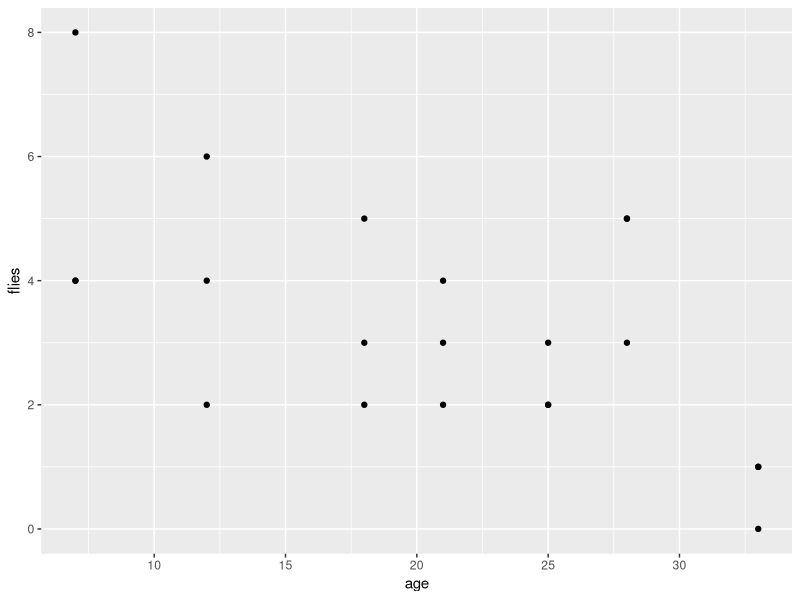
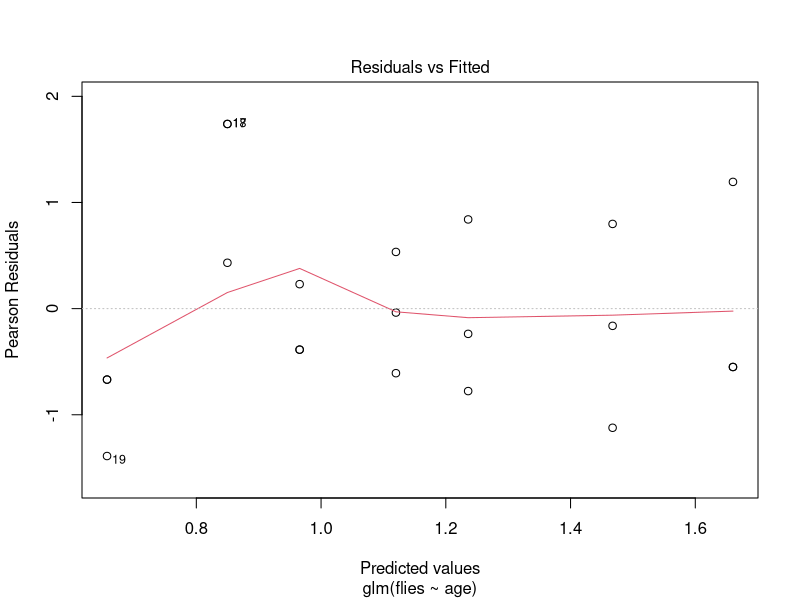
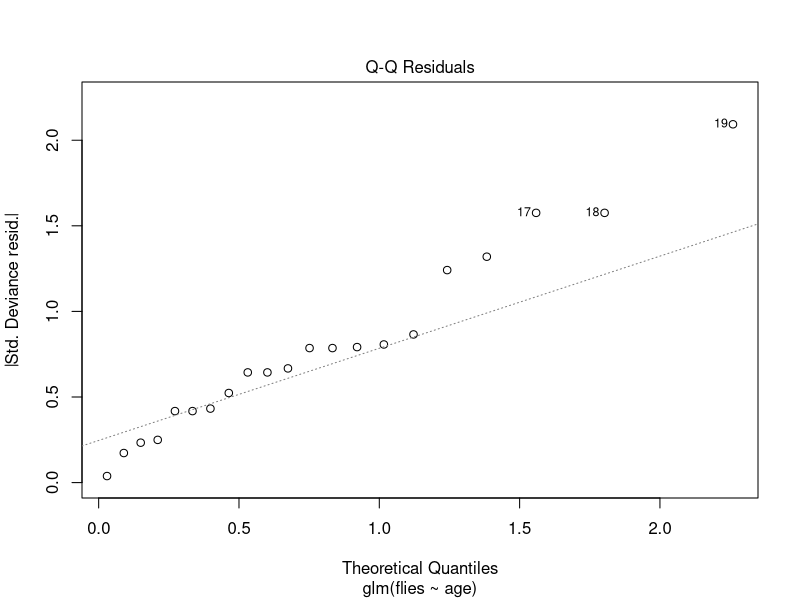
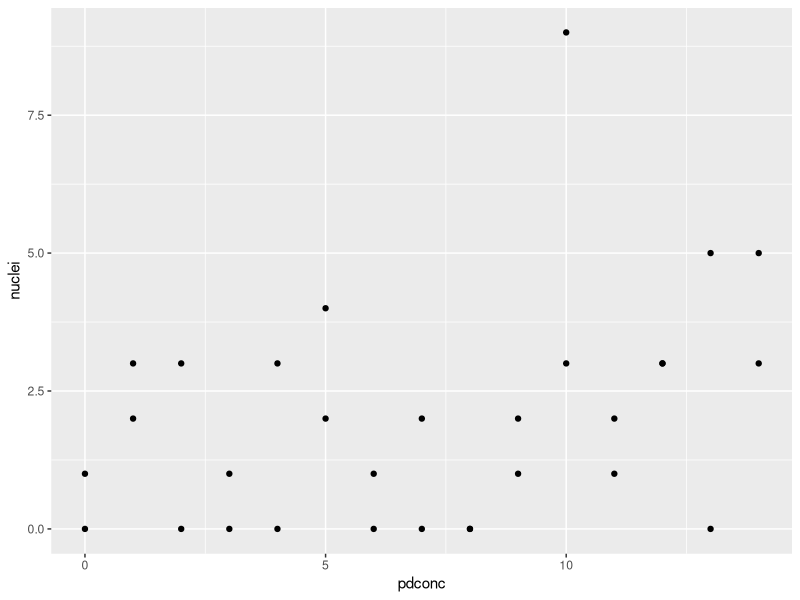
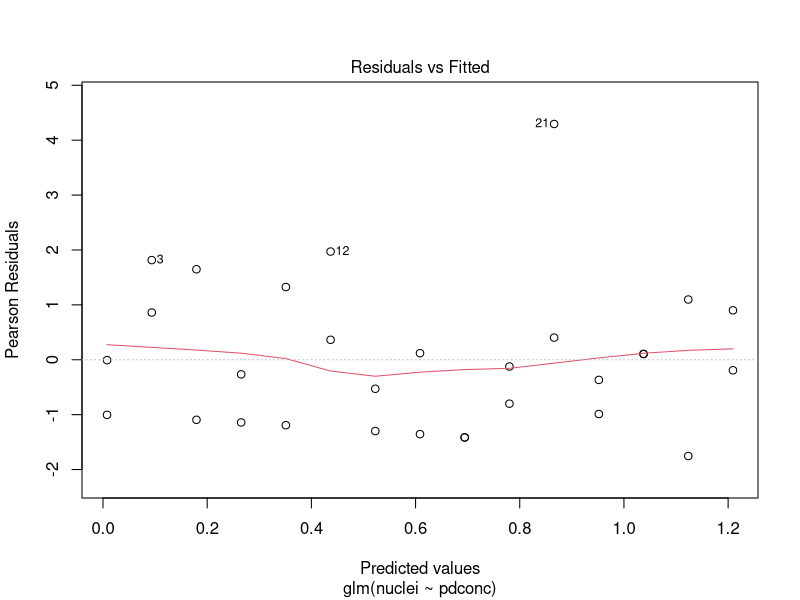
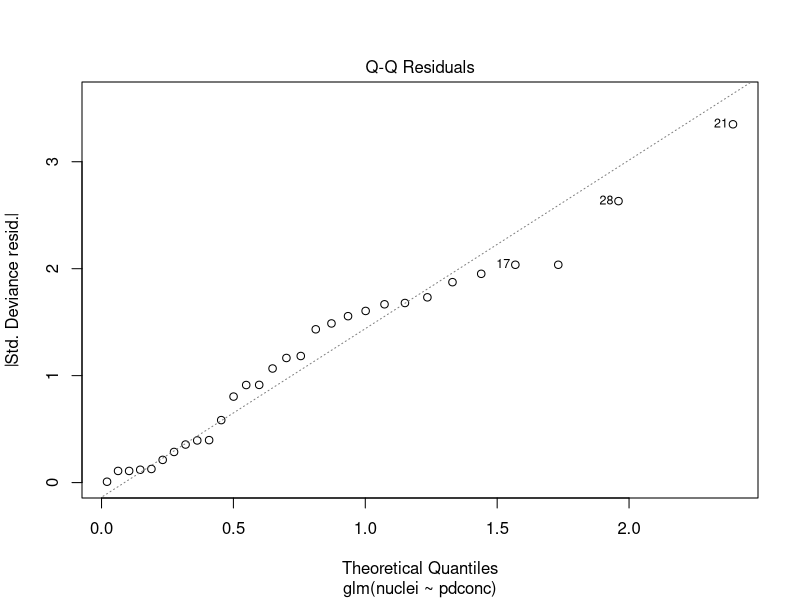
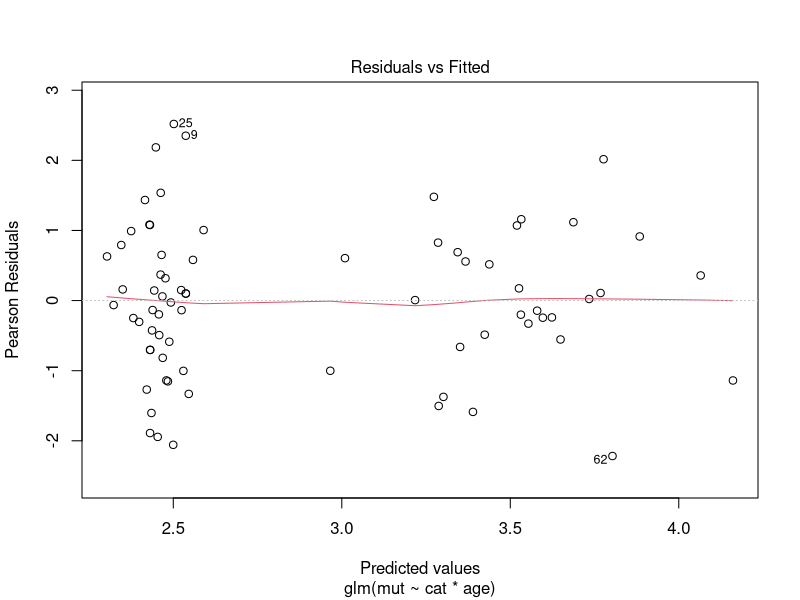
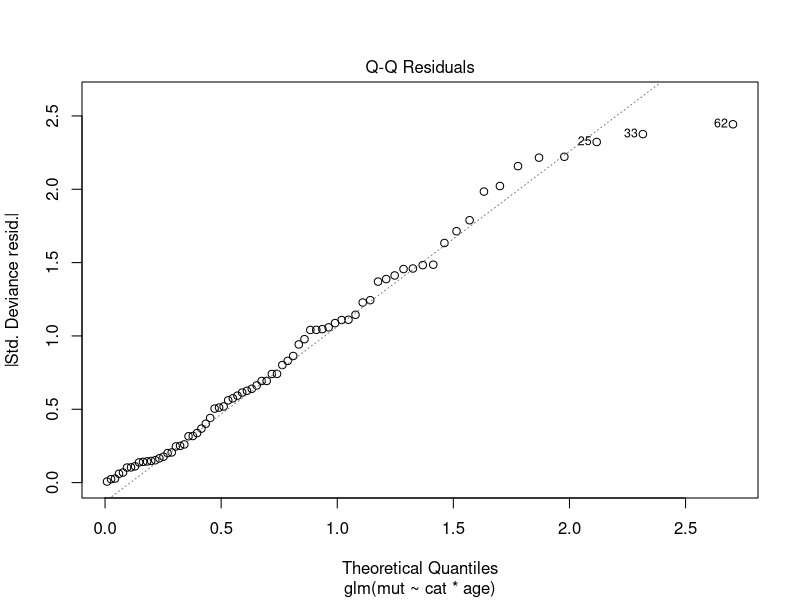

These charts were generated, in order, by the following R code:
## ---- chunk 1
knitr::opts_chunk$set(include = FALSE,
                      message = FALSE,
                      warning = FALSE,
                      include = FALSE)
## ---- chunk 2
library(tidyverse)
library(multcomp)
## ---- chunk 3
# Disease progression in Parkinson's disease-associated mutants

# library(tidyverse)
# read in the data file
park <- read_table2("../data-raw/park.txt")

# check you understand the structure of the data
str(park)
# there are two numeric variables

# identify the response and explanatory variables
# the response is the number of flies in a vial that can climb to the given height within a set time; age is the explanatory variable

# make a quick plot of the data and summarise it
ggplot(data = park, aes(x = age, y = flies)) +
  geom_point()
# it looks at the fewer older flies are able to make the climb

# build a model with `glm()` and examine it using `summary()`
mod <- glm(data = park, flies ~ age, family = poisson)

# what are the model coefficients?
mod
exp(mod$coefficients)
# b0 is 1.9306 and b1 is -0.0386 
# the predicts 6.89 age 0 flies will be able to make the climb and this changes by a factor of 0.96 for each da (i.e., decreases)
# the equation of the line is ln(flies)  = 1.9306 -0.0386 × age or
# flies = 6.8935499 * 0.9621374^age

# what is the null deviance of the response? And the residual deviance of model? 
summary(mod)
# the Null deviance is 23.484  and the Residual deviance is 16.177  

# determine the reduction in deviance and whether it is significant 
# the deviance has reduced by 7.307
anova(mod, test = "Chisq")
# this is a significant reduction p = 0.006868

# evaluate whether the assumptions of the model are met
plot(mod, which = 1)
plot(mod, which = 2)
# these look 'ok' although the sample size is modest

# use `predict()` to make predictions for a set sensible values for the explanatory variable(s)   
# her I do it for ages from 10 to 30 days in steps of 5 days (5 values)
# create a data frame of the x values from which you want to predict
predictions <- data.frame(age = seq(10, 30, 5))
# add predictions to that data.frame
predictions$pred <- predict(mod, newdata = predictions, type = "response")

# write a report on the results. This will be no more than a few sentences reporting the results and an accompanying figure which you also write to file. 
p <- ggplot(data = park, aes(x = age, y = flies)) +
  geom_point() +
geom_smooth(method = "glm",
              method.args = list(family = "poisson"),
              se = FALSE,
            colour = "black") +
  scale_x_continuous(expand = c(0, 0),
                     limits = c(0, 35),
                     name = "Age (days)") +
    scale_y_continuous(expand = c(0, 0.03),
                      breaks = seq(0, 10, 2),
                     limits = c(0, 10),
                     name = "Number of flies") +
  theme_classic()

ggsave("../figures/flies.tif", 
       plot = p, 
       device = "tiff",
       width = 3.2, 
       height = 3.2,
       units = "in",
       dpi = 300)
#
## ---- chunk 4
# The effect of a MAPK Kinase Inhibitor on the number of nuclei in neurons
# library(tidyverse)
# read in the data file
mapk <- read_table2("../data-raw/kinase.txt")

# check you understand the structure of the data
str(mapk)
# there are two numeric variables

# identify the response and explanatory variables
# the response is the number of nuclei in a call; pdconc, the concentration of PD089059 is the explanatory variable

# make a quick plot of the data and summarise it
ggplot(data = mapk, aes(x = pdconc, y = nuclei)) +
  geom_point()
# the three cells with the highest number of nuclei were treated with highest concentrations but the pattern is not strong.

# build a model with `glm()` and examine it using `summary()`
mod <- glm(data = mapk, nuclei ~ pdconc, family = poisson)

# what are the model coefficients?
mod
exp(mod$coefficients)
# b0 is 0.007736 and b1 is 0.085826   
# this predicts 1.007766 nuclei at concentration of zero. This changes by a factor of 1.089617 for each unit of concentration (ie., increases)
# the equation of the line is ln(nuclei)  = 0.007736 + 0.085826   × conc or
# nuclei = 1.007766 * 1.089617^conc

# what is the null deviance of the response? And the residual deviance of model? 
summary(mod)
# the Null deviance is 63.03  and the Residual deviance is 55.24  

# determine the reduction in deviance and whether it is significant 
# the deviance has reduced by 7.7891
anova(mod, test = "Chisq")
# this is a significant reduction p = 0.005256 

# evaluate whether the assumptions of the model are met
plot(mod, which = 1)
plot(mod, which = 2)
# these look 'ok' 

# use `predict()` to make predictions for a set sensible values for the explanatory variable(s)   
# her I do it for concentrations from 0 to 10 days in steps of 2.5 units.
# In reality, you probably wouldn't need this at the concentrations are already in nice round units - 0 - 14 in steps of one. So you could just predict for the model with
# mapk$pred <- predict(mod, type = "response")
# I've done it for different values just to provide another example fo doing it
# create a data frame of the x values from which you want to predict
predictions <- data.frame(pdconc = seq(0, 10, 2.5))
# add predictions to that data.frame
predictions$pred <- predict(mod, newdata = predictions, type = "response")

# write a report on the results. This will be no more than a few sentences reporting the results and an accompanying figure which you also write to file. 
p <- ggplot(data = mapk, aes(x = pdconc, y = nuclei)) +
  geom_point() +
geom_smooth(method = "glm",
              method.args = list(family = "poisson"),
              se = FALSE,
            colour = "black") +
  scale_x_continuous(expand = c(0, 0),
                     limits = c(0, 15),
                     name = "PD089059 concentration (arbitrary units)") +
    scale_y_continuous(expand = c(0, 0.03),
                      breaks = seq(0, 10, 1),
                     limits = c(0, 10),
                     name = "Number of nuclei") +
  theme_classic()

ggsave("../figures/mapk.tif", 
       plot = p, 
       device = "tiff",
       width = 3.2, 
       height = 3.2,
       units = "in",
       dpi = 300)


## ---- chunk 5
# The effect of age and cancer status on the number of mutations in a hypermutable tetranucleotide marker
# read in the data file
mutation <- read_table2("../data-raw/mutation.txt")

# check you understand the structure of the data
str(mutation)
# there are three variables and 73 observations. Two variables are numbers, 
# one is a factor with two levels

# identify the response and explanatory variables
# the response is 'mut'; the explanatory variables are 'age' and 'cat'

# build a model with `glm()`
mod <- glm(data = mutation, mut ~ cat * age, family = "poisson")

# examine the model result using `summary()` and `anova()`
summary(mod)
anova(mod, test = "Chisq")

# what are the model estimates?
# can be read from summary or accessed like this:
mod$coefficients

# the model estimates are logged (to base e), therefore need to be antilogged for interpretation. Antilog is exp()
exp(mod$coefficients) 
# (Intercept)     cattumour           age cattumour:age 
#    7.863668      1.335158      1.008159      1.015422  

# interpret the results 
# the intercept is the number of mutations when the cat factor is control (level 1) and age is zero, 7.89 mutations. This increases but not significantly, by a factor of 1.34 in the tumour group. For every unit increase in age in the control group, the number of mutations increases by a factor of 1.01 (NS) but there is a bigger effect of age on the number of mutations in the tumour group. Based on the effects of cat and age we would expect an increasee of 7.863668*1.008159*1.335158 = 10.5849 mutations per unit of age in the tumour group. But we get 7.863668*1.008159*1.335158*1.015422 = 10.74814

# one way to help you think about the results is to make the predictions
# this requires creating a data frame of the x values fromn which you want to predict
newdata <- data.frame(cat = rep(c("control", "tumour"), each = 3), age = rep(c(0:2), times = 2))
# then predicting
newdata$pred <- predict(mod, newdata = newdata, type = "response")
# The Analysis of Deviance Table shows that the effects of age, cat and the interaction between them are significant.
# For glm() it is deviance rather than variance that tells us about model fit.

# use `plot(mod, which = 1)` and `plot(mod, which = 2)` to examine the assumptions
plot(mod, which = 1)
plot(mod, which = 2)
# These look ok.

# plot
ggplot(data = mutation, aes(x = age, y = mut, colour = cat)) +
  geom_point() + 
  geom_smooth(method = "glm",
              method.args = list(family = "poisson"),
              se = FALSE) +
  scale_color_manual(values = c("black", "gray75"), 
                       name = "Patient\nCategory",
                       labels = c("Control", "Tumour")) +
  xlab("Age (years)") +
  ylab("Number of mutations") +
  theme_classic()
